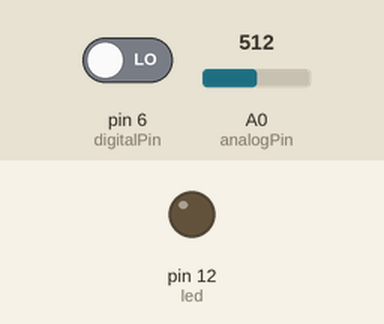
A sketch run on a simulated Arduino Uno, built with avr-gcc and run on an emulated ATmega328P. Shown: output pins drawn as LEDs (lit = HIGH). The test bench sets the inputs (shaded band); at power-on: pin 6 (digitalPin) LOW, A0 (analogPin) = 512. What the sketch prints to the serial monitor is not drawn.

Above: at 1.2 s.
1.3 s: pin 6 (digitalPin) driven HIGH
At 1.9 s:
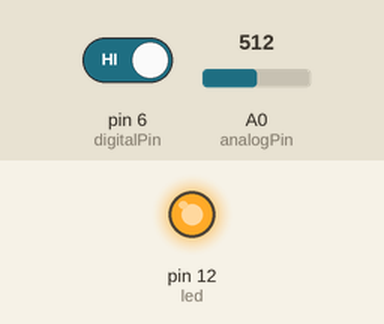
2.8 s: pin 6 (digitalPin) driven LOW
At 3.2 s:
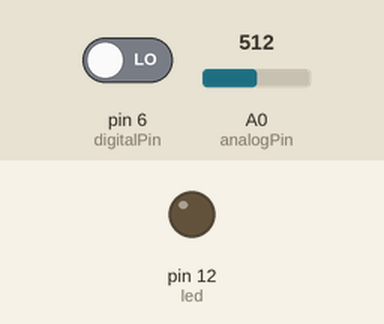
Timing chart, 0 to 5.8 s (numbered marks = the images above; inputs shaded):
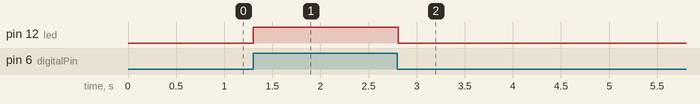

Measured:
- after the input at 1.3 s, pin 12 (led): LOW → HIGH at once
- after the input at 2.8 s, pin 12 (led): HIGH → LOW at once

The sketch:

Hall.ino
```cpp
int led = 12;
int digitalPin = 6;
int analogPin = A0;
int digitalVal;
int analogVal;
void setup (){
  pinMode (led, OUTPUT);
  pinMode (digitalPin, INPUT);
  Serial.begin(9600);
}
void loop (){
  digitalVal = digitalRead(digitalPin) ;
  if (digitalVal == HIGH){
    digitalWrite (led, HIGH);
  }else{
    digitalWrite (led, LOW);
  }
  analogVal = analogRead(analogPin);
  Serial.println(analogVal);
  delay(100);
}
```
